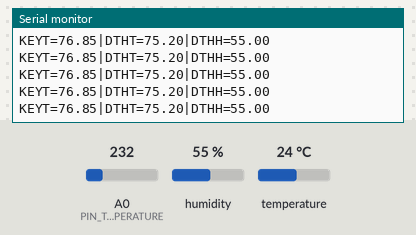
The sketch below on a simulated Arduino Uno, built with avr-gcc and run on an emulated ATmega328P. Parts: the last lines printed to the serial monitor. The test bench sets the inputs (shaded band); at power-on: temperature 24 °C, A0 (PIN_TEMPERATURE) = 232, humidity 55 %.

Above: at 1.2 s.
1.3 s: temperature set to 41 °C
7.4 s: temperature set to 12 °C
At 8.3 s:
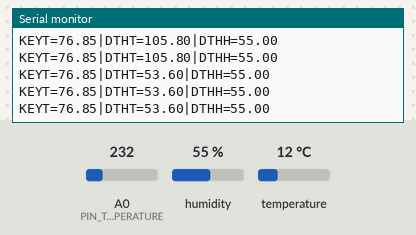
13.5 s: A0 (PIN_TEMPERATURE) set to 250
At 14.1 s:
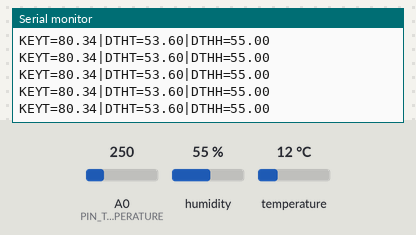
15.0 s: humidity set to 22 %
16.5 s: A0 (PIN_TEMPERATURE) set to 266
At 17.1 s:
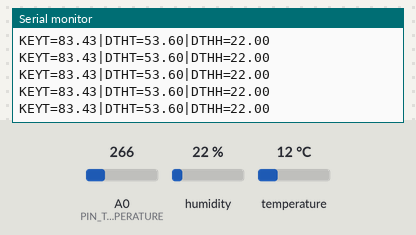
Timing chart, 0 to 19.5 s (numbered marks = the images above; inputs shaded):
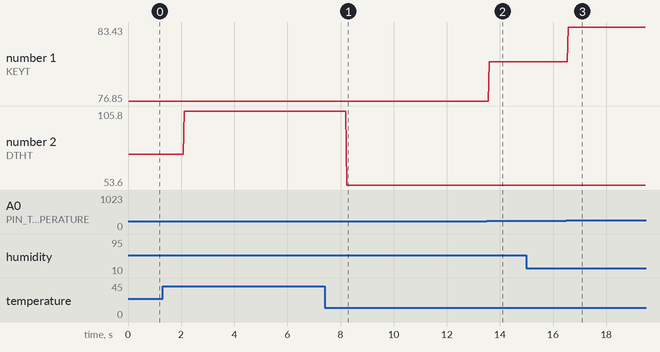

Measured:
- after the input at 7.4 s, the serial monitor: prints a new line after 0.83 s (image 1)
- after the input at 13.5 s, the serial monitor: prints a new line after 0.10 s (image 2)
- after the input at 16.5 s, the serial monitor: prints a new line after 0.07 s (image 3)
- plotted number 1: 76.85 → 80.34 after the input at 13.5 s, 80.34 → 83.43 after the input at 16.5 s
- plotted number 2: 75.2 → 105.8 after the input at 1.3 s, 105.8 → 53.6 after the input at 7.4 s

The sketch:

dht-sketch.ino
```cpp
#include <DHT.h>


String output;
String tempBuffer;
int incomingByte = 0;   // for incoming serial data

int PIN_TEMPERATURE = 0;

int PIN_DTH = 8;
#define DHTTYPE DHT11
DHT dht(PIN_DTH, DHTTYPE);


void setup()
{
  analogReference(INTERNAL);
  Serial.begin(9600);
  dht.begin();
}


void loop()
{
  output = "";
  senseTemperature();
  senseDTH();
  Serial.println(output);
}


void senseTemperature()
{
  float tempC;
  float tempF;
  int reading;
  reading = analogRead(PIN_TEMPERATURE);
  tempC = reading / 9.31;
  writeFloat("KEYT", ctof(tempC));
}

void senseDTH()
{
  float h = dht.readHumidity();
  float t = dht.readTemperature();
  if (isnan(t) || isnan(h)) {
    Serial.println("ERROR\tsenseDTH: Failed to read from DHT");
  }
  else {
    writeFloat("DTHT", ctof(t));
    writeFloat("DTHH", h);
  }
}


float ctof(float tempC)
{
  return (9.0F / 5.0F) * tempC + 32.0F;
}

void writeFloat(String sensorType, float sensorValue)
{
  tempBuffer = sensorValue;
  if(output.length() > 0) {
    output = output + "|";
  }
  output = output + sensorType;
  output = output + "=";
  output = output +  tempBuffer;
}
```
